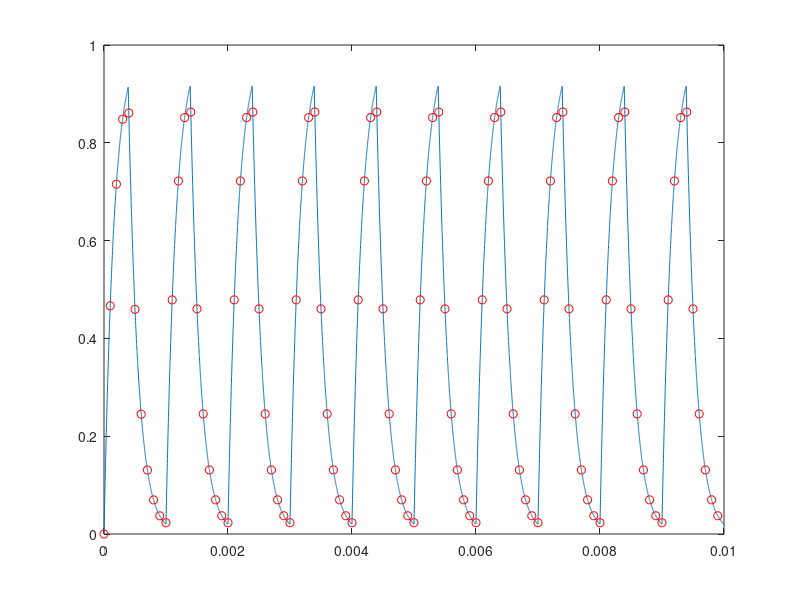

Recreate this plot in MATLAB.
ts = 1/1000000;
t = 0:ts:0.010;
t = t(1:end-1);

pwm_freq = 1000;
duty = 100/256;
period_samples = round((1/pwm_freq) / ts);
on_samples = round(period_samples * duty);
off_samples = period_samples - on_samples;
actualDuty = on_samples / (on_samples + off_samples)

y = repmat([ones(1,on_samples),zeros(1,off_samples)], 1, round(size(t,2)/period_samples));

stairs(t,y)

%
freq = 1000;
omeg = 2*pi*freq;
s = tf('s');
lpf = omeg / (s+omeg);
dlpf = c2d(lpf, ts, 'tustin');

filtered = lsim(lpf, y, t);

sampleRate = 10000;
skipIdx = round(1 / (ts * sampleRate));
actualSampleRate = 1 / (skipIdx * ts)

plot(t, filtered);
hold on;
plot(t(1:skipIdx:end), filtered(1:skipIdx:end), 'ro');
hold off;

samples = filtered(1:skipIdx:end);
err = 100 * abs(samples(end) - actualDuty) / actualDuty